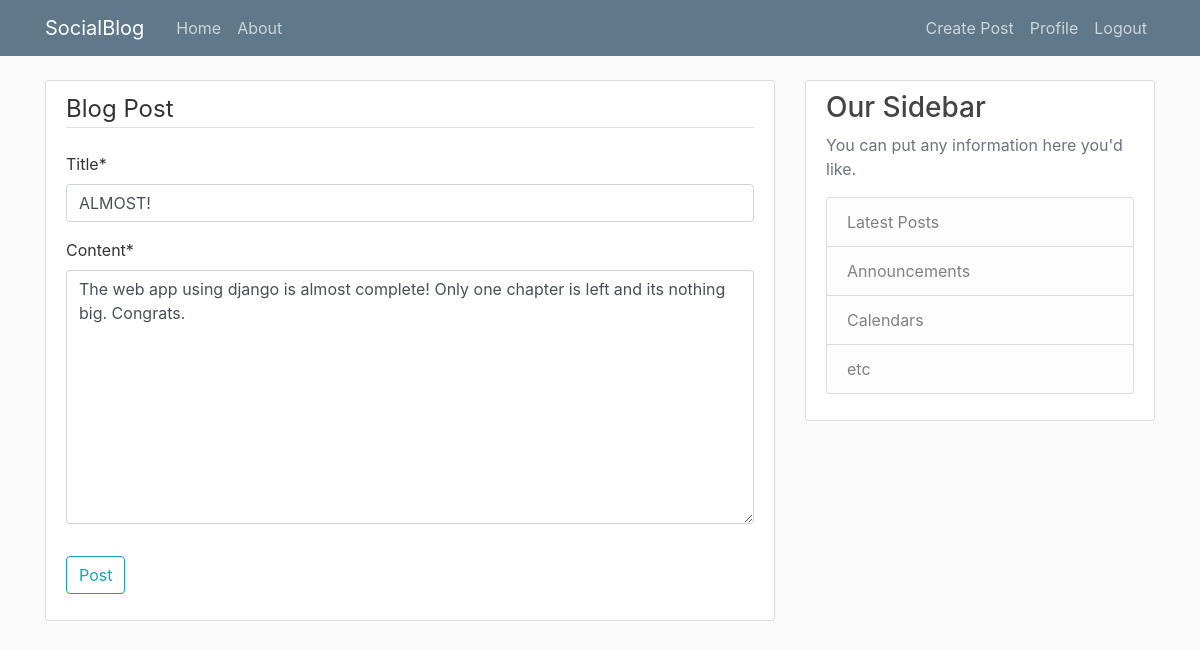
The app's page /post/20/update/ (signed in) with its own data.
### socialblog/models.py (models this page shows, shortened)
class Post(models.Model):
    title = models.CharField(max_length=100)
    content = models.TextField()
    date_posted = models.DateTimeField(default=timezone.now)
    author = models.ForeignKey(User, on_delete=models.CASCADE)

### socialblog/views.py (the view, shortened to what this page needs)
# urls.py: path('post/<int:pk>/update/', PostUpdateView.as_view(), name ="post-update"),
class PostUpdateView(UserPassesTestMixin, LoginRequiredMixin, UpdateView):
    model = Post
    fields = ['title', 'content']
    def test_func(self):
        post = self.get_object()
        if self.request.user == post.author:
            return True
        return False

### socialblog/templates/socialblog/post_form.html (shortened to what this page needs)
{% extends "socialblog/base_layout.html" %}
{% load crispy_forms_tags %}
{% block content %}
    <div class="content-section">
        <form method="POST">
            <fieldset class="form-group">
                <legend class="border-bottom mb-4">Blog Post</legend>
                {{ form|crispy}}
            </fieldset>
            <div class="form-group">
                <button class="btn btn-outline-info" type="submit">Post</button>
            </div>
        </form>
    </div>
{% endblock content %}

### socialblog/static/socialblog/main.css (style rules this page uses)
body { background: #fafafa; color: #333333; margin-top: 5rem; }
.content-section { background: #ffffff; padding: 10px 20px; border: 1px solid #dddddd; border-radius: 3px; margin-bottom: 20px; }

### records on screen
Post: title "ALMOST!", content "The web app using django is almost complete! Only one chapter is left and its nothing big. Congrats."
